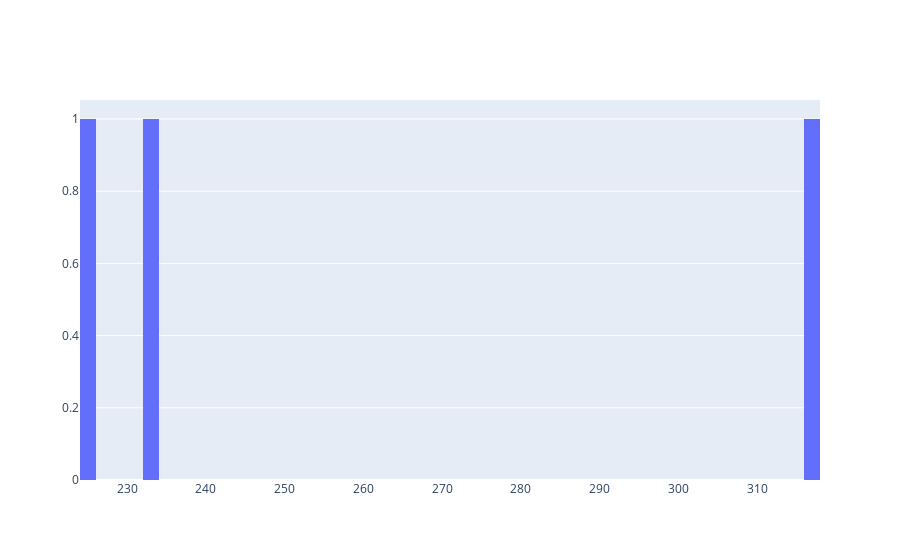

Notebook cell for this chart:
### Markdown cell above
# Histogram

### Code cell
data= [go.Histogram(x=np.random.randint(0,1000,10),xbins=dict(start=0,end=500,size=2))]
go.Figure(data=data)

### Figure 1 — Plotly figure (JSON) as saved in the notebook; plotly's stock layout.template omitted (floating-point values rounded to 4 significant figures)
{"data": [{"type": "histogram", "x": [648, 317, 676, 224, 818, 233, 683, 663, 974, 826], "xbins": {"end": 500, "size": 2, "start": 0}}], "layout": {}}
